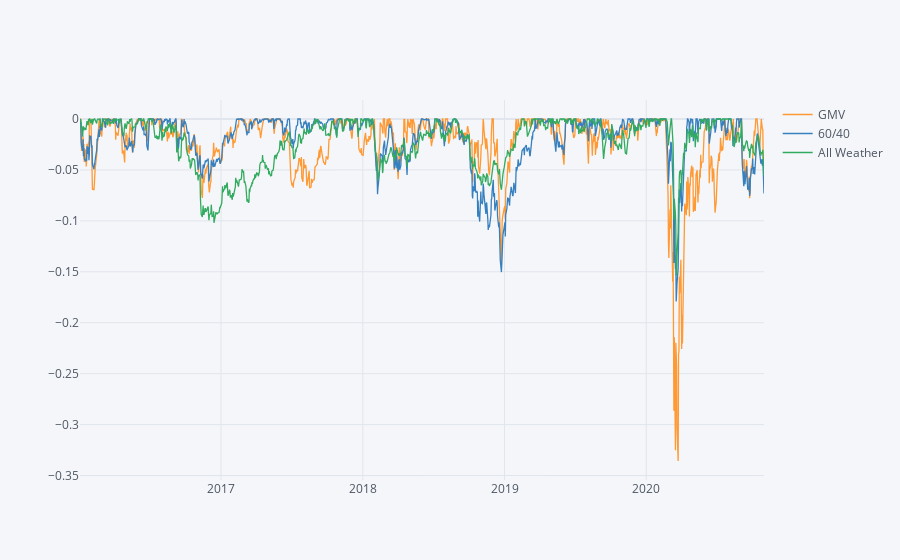

Notebook cell for this chart:
### Code cell
aw_64.line_plot('Drawdown', 'GMV VS 60/40 VS All Weather Drawdown', 'linear')

### Figure 1 — Plotly figure (JSON) as saved in the notebook; plotly's stock layout.template omitted (floating-point values rounded to 4 significant figures; data arrays with more than 128 entries replaced by an {"elided": "..."} marker saying what was removed)
{"data": [{"line": {"color": "rgba(255, 153, 51, 1.0)", "dash": "solid", "shape": "linear", "width": 1.3}, "mode": "lines", "name": "GMV", "text": "", "type": "scatter", "x": {"elided": "1217 str values"}, "y": {"elided": "1217 float values"}}, {"line": {"color": "rgba(55, 128, 191, 1.0)", "dash": "solid", "shape": "linear", "width": 1.3}, "mode": "lines", "name": "60/40", "text": "", "type": "scatter", "x": {"elided": "1217 str values"}, "y": {"elided": "1217 float values"}}, {"line": {"color": "rgba(50, 171, 96, 1.0)", "dash": "solid", "shape": "linear", "width": 1.3}, "mode": "lines", "name": "All Weather", "text": "", "type": "scatter", "x": {"elided": "1217 str values"}, "y": {"elided": "1217 float values"}}], "layout": {"legend": {"bgcolor": "#F5F6F9", "font": {"color": "#4D5663"}}, "paper_bgcolor": "#F5F6F9", "plot_bgcolor": "#F5F6F9", "title": {"font": {"color": "#4D5663"}}, "xaxis": {"gridcolor": "#E1E5ED", "showgrid": true, "tickfont": {"color": "#4D5663"}, "title": {"font": {"color": "#4D5663"}, "text": ""}, "zerolinecolor": "#E1E5ED"}, "yaxis": {"gridcolor": "#E1E5ED", "showgrid": true, "tickfont": {"color": "#4D5663"}, "title": {"font": {"color": "#4D5663"}, "text": ""}, "zerolinecolor": "#E1E5ED"}}}
